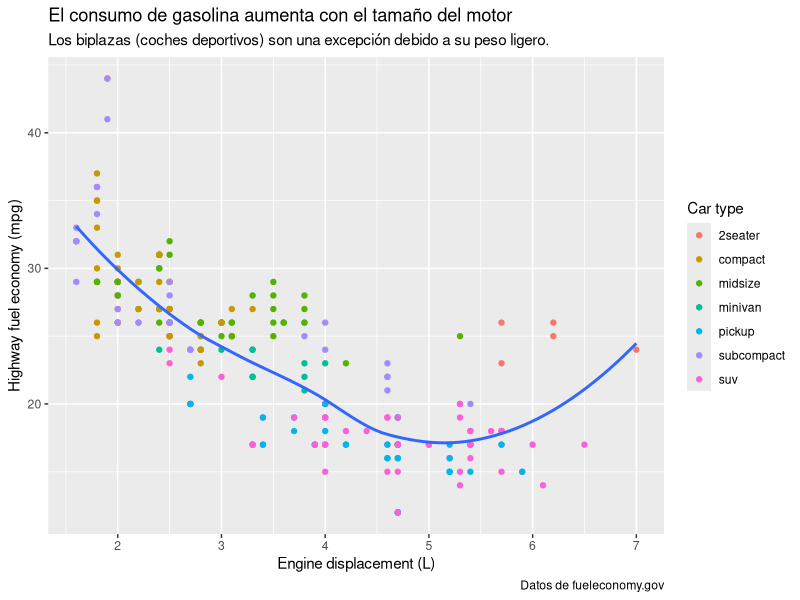
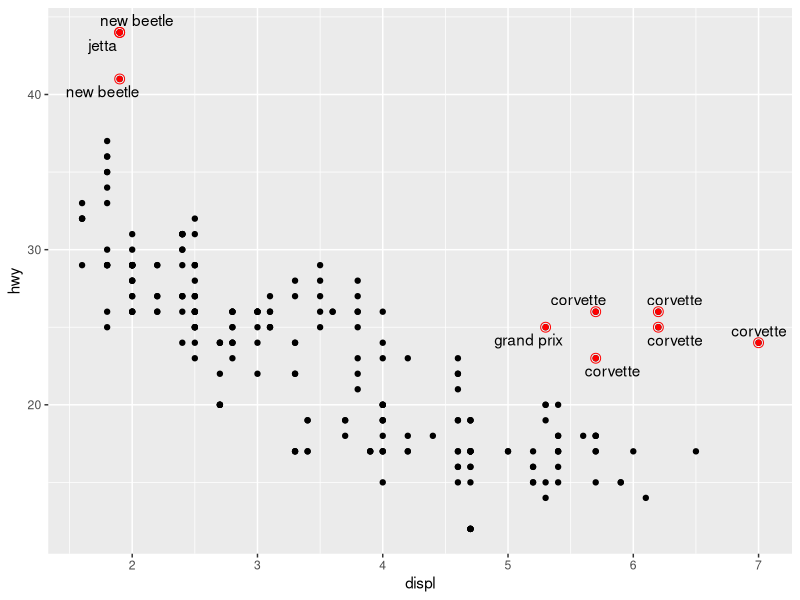
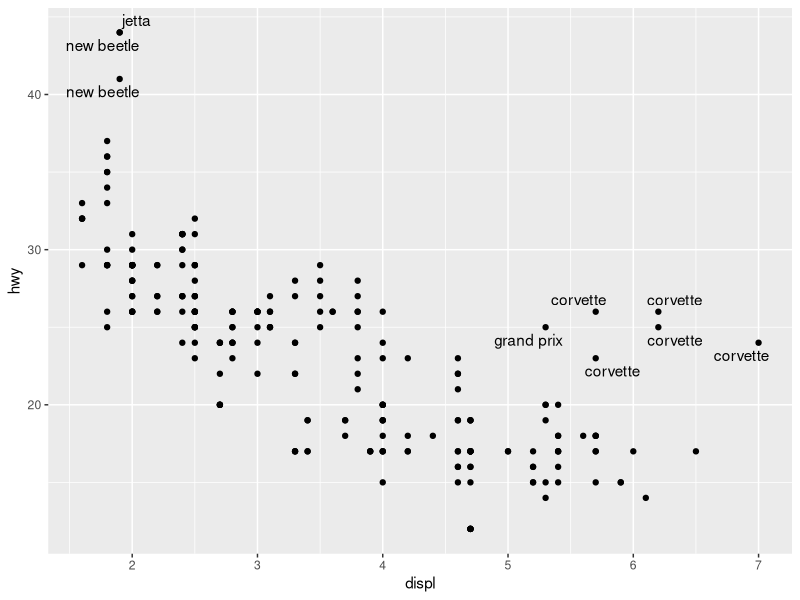
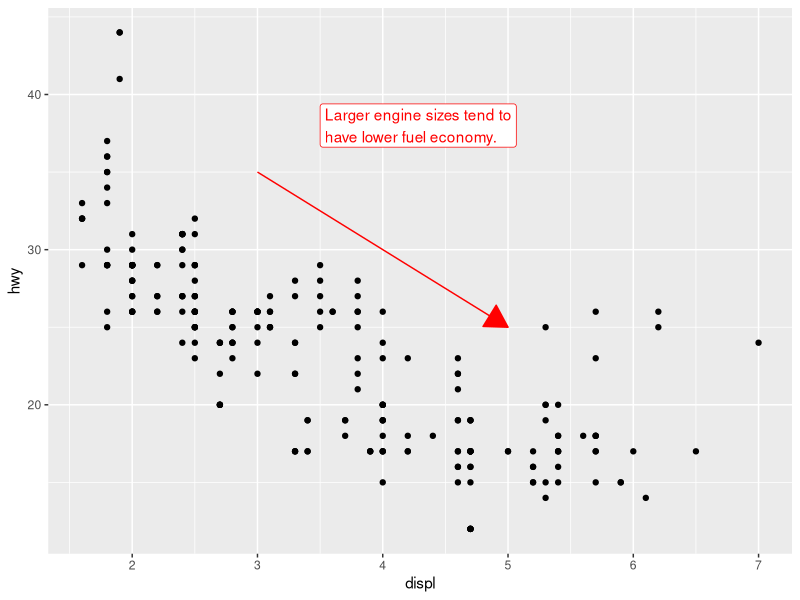
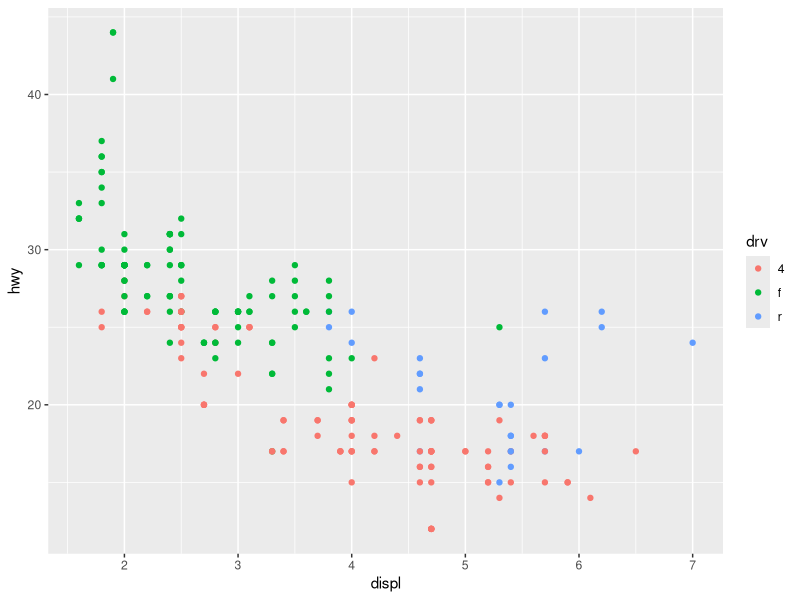
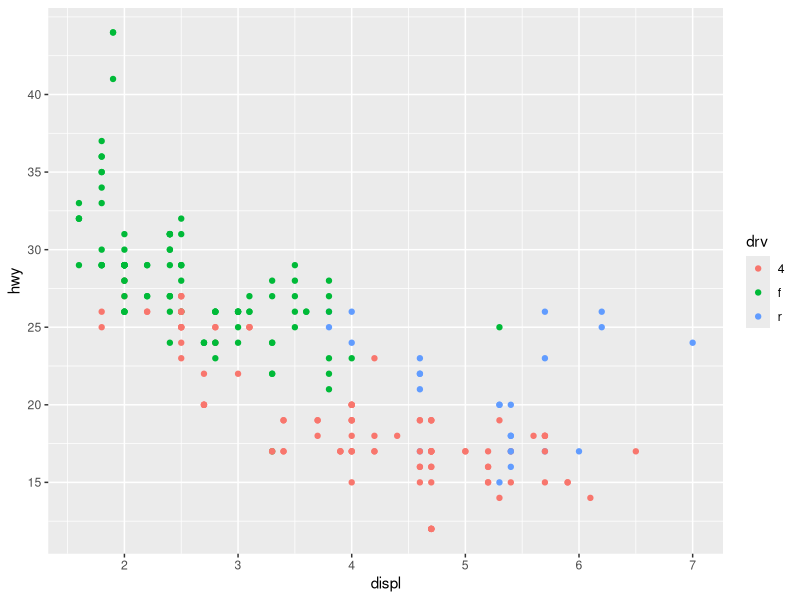
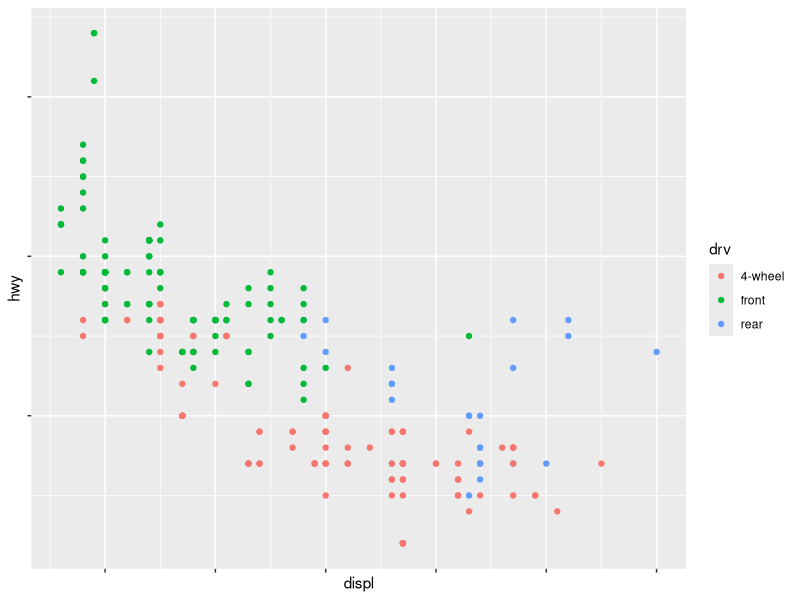
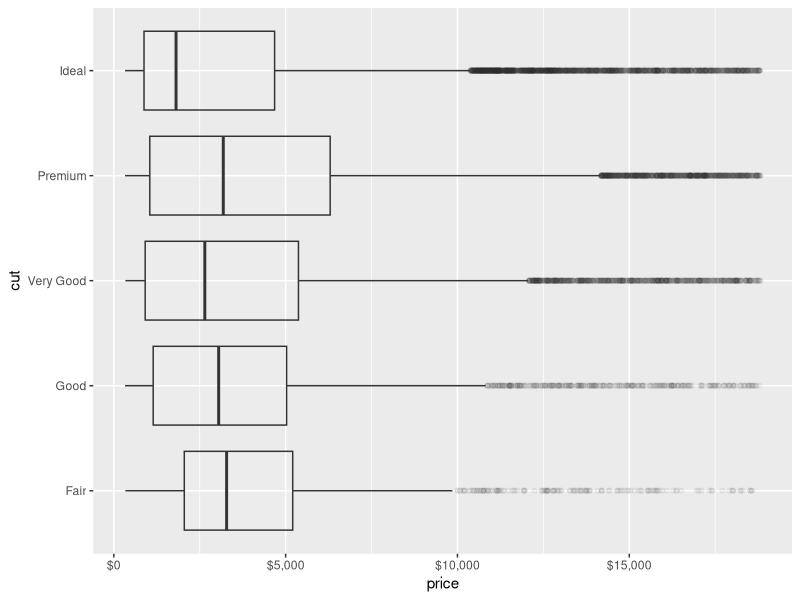

These charts were generated, in order, by the following R code:
## ---- chunk 1
#| label: setup
#| include: false

library(tidyverse)
library(scales)
library(ggrepel)
library(patchwork)
## ---- chunk 2
#| message: false
ggplot(mpg, aes(x = displ, y = hwy)) +
  geom_point(aes(color = class)) +
  geom_smooth(se = FALSE) +
  labs(
    x = "Engine displacement (L)",
    y = "Highway fuel economy (mpg)",
    color = "Car type",
    title = "El consumo de gasolina aumenta con el tamaño del motor",
    subtitle = "Los biplazas (coches deportivos) son una excepción debido a su peso ligero.",
    caption = "Datos de fueleconomy.gov"
  )
# NOTA: El propósito del título de un gráfico es resumir el hallazgo 
# principal (algo así como una entradilla), NO describir el gráfico en 
# general. El subtítulo añade detalles adicionales. La caption (o segundo
# subtítulo) se usa para describir la fuente de los datos.

## ---- chunk 3
potential_outliers <- mpg |>
  filter(hwy > 40 | (hwy > 20 & displ > 5))
## ---- chunk 4
#| fig-width: 6
#| fig-height: 4
ggplot(mpg, aes(x = displ, y = hwy)) +
  geom_point() +
  geom_text_repel(data = potential_outliers, aes(label = model)) +
  geom_point(data = potential_outliers, color = "red") +
  geom_point(
    data = potential_outliers,
    color = "red", size = 3, shape = "circle open"
  )
## ---- chunk 5
#| fig-width: 6
#| fig-height: 4
ggplot(mpg, aes(x = displ, y = hwy)) +
  geom_point() +
  geom_text_repel(data = potential_outliers, aes(label = model))
## ---- chunk 6
trend_text <- "Larger engine sizes tend to have lower fuel economy." |>
  str_wrap(width = 30)
trend_text # produce:
#> [1] "Larger engine sizes tend to\nhave lower fuel economy."
## ---- chunk 7
#| fig-width: 6
#| fig-height: 4
ggplot(mpg, aes(x = displ, y = hwy)) +
  geom_point() +
  annotate(
    geom = "label", x = 3.5, y = 38,
    label = trend_text,
    hjust = "left", color = "red"
  ) +
  annotate(
    geom = "segment",
    x = 3, y = 35, xend = 5, yend = 25, color = "red",
    arrow = arrow(type = "closed")
  )
## ---- chunk 8
#| fig-width: 6
#| fig-height: 4
ggplot(mpg, aes(x = displ, y = hwy, color = drv)) +
  geom_point()
## ---- chunk 9
#| fig-width: 6
#| fig-height: 4
ggplot(mpg, aes(x = displ, y = hwy, color = drv)) +
  geom_point() +
  scale_y_continuous(breaks = seq(15, 40, by = 5))
## ---- chunk 10
#| fig-width: 6
#| fig-height: 4
ggplot(mpg, aes(x = displ, y = hwy, color = drv)) +
  geom_point() +
  scale_x_continuous(labels = NULL) +
  scale_y_continuous(labels = NULL) +
  scale_color_discrete(labels = c("4" = "4-wheel", "f" = "front", 
                                  "r" = "rear"))
## ---- chunk 11
#| fig-width: 6
#| fig-height: 4
ggplot(diamonds, aes(x = price, y = cut)) +
  geom_boxplot(alpha = 0.05) +
  scale_x_continuous(labels = label_dollar())
## ---- chunk 12
ggplot(diamonds, aes(x = price, y = cut)) +
  geom_boxplot(alpha = 0.05) +
  scale_x_continuous(
    labels = label_dollar(scale = 1/1000, suffix = "K"), 
    breaks = seq(1000, 19000, by = 6000)
  )
## ---- chunk 13
#| fig-width: 6
#| fig-height: 4
ggplot(diamonds, aes(x = cut, fill = clarity)) +
  geom_bar(position = "fill") +
  scale_y_continuous(name = "Percentage", labels = label_percent())
## ---- chunk 14
base <- ggplot(mpg, aes(x = displ, y = hwy)) +
  geom_point(aes(color = class))
## ---- chunk 15
#| fig-width: 6
#| fig-height: 4
base + theme(legend.position = "right") # the default
## ---- chunk 16
#| fig-width: 6
#| fig-height: 4
base + theme(legend.position = "left")
## ---- chunk 17
#| fig-width: 6
#| fig-height: 4
base + 
  theme(legend.position = "top") +
  guides(color = guide_legend(nrow = 3))
## ---- chunk 18
#| fig-width: 6
#| fig-height: 4
base + 
  theme(legend.position = "bottom") +
  guides(color = guide_legend(nrow = 3))
# NOTA: Si el gráfico es corto y ancho hay que colocarlo arriba o abajo,
# si el gráfico es alto y estrecho es mejor colocarlo a la izquierda 
# o a la derecha.
## ---- chunk 19
#| fig-width: 6
#| fig-height: 4
#| message: false
ggplot(mpg, aes(x = displ, y = hwy)) +
  geom_point(aes(color = class)) +
  geom_smooth(se = FALSE) +
  theme(legend.position = "bottom") +
  guides(color = guide_legend(nrow = 2, override.aes = list(size = 4)))
# NOTA: Esto es muy importante porque comúnmente es medio difícil 
# identificar los colores de los círculos cuando son pequeños
## ---- chunk 20
#| fig-width: 5
#| fig-height: 3
#| message: false
ggplot(diamonds, aes(x = log10(carat), y = log10(price))) +
  geom_bin2d()
## ---- chunk 21
#| fig-width: 5
#| fig-height: 3
#| message: false
ggplot(diamonds, aes(x = carat, y = price)) +
  geom_bin2d() + 
  scale_x_log10() + 
  scale_y_log10()
## ---- chunk 22
#| fig-width: 6
#| fig-height: 4
ggplot(mpg, aes(x = displ, y = hwy)) +
  geom_point(aes(color = drv)) +
  scale_color_brewer(palette = "Set1")
## ---- chunk 23
#| fig-width: 6
#| fig-height: 4
ggplot(mpg, aes(x = displ, y = hwy)) +
  geom_point(aes(color = drv, shape = drv)) +
  scale_color_brewer(palette = "Set1")
## ---- chunk 24
#| fig-width: 6
#| fig-height: 4
#| message: false
ggplot(mpg, aes(x = displ, y = hwy)) +
  geom_point(aes(color = class)) +
  geom_smooth(se = FALSE) +
  theme_linedraw() # Las opciones aceptables son: theme_linedraw, 
# theme_bw y theme_gray que es la opción por defecto
## ---- chunk 25
#| fig-width: 7
#| fig-height: 4
p1 <- ggplot(mpg, aes(x = displ, y = hwy)) + 
  geom_point() + 
  labs(title = "Plot 1")
p2 <- ggplot(mpg, aes(x = drv, y = hwy)) + 
  geom_boxplot() + 
  labs(title = "Plot 2")
p1 + p2
## ---- chunk 26
#| fig-width: 6
#| fig-height: 4
p3 <- ggplot(mpg, aes(x = cty, y = hwy)) + 
  geom_point() + 
  labs(title = "Plot 3")
(p1 | p3) / p2
